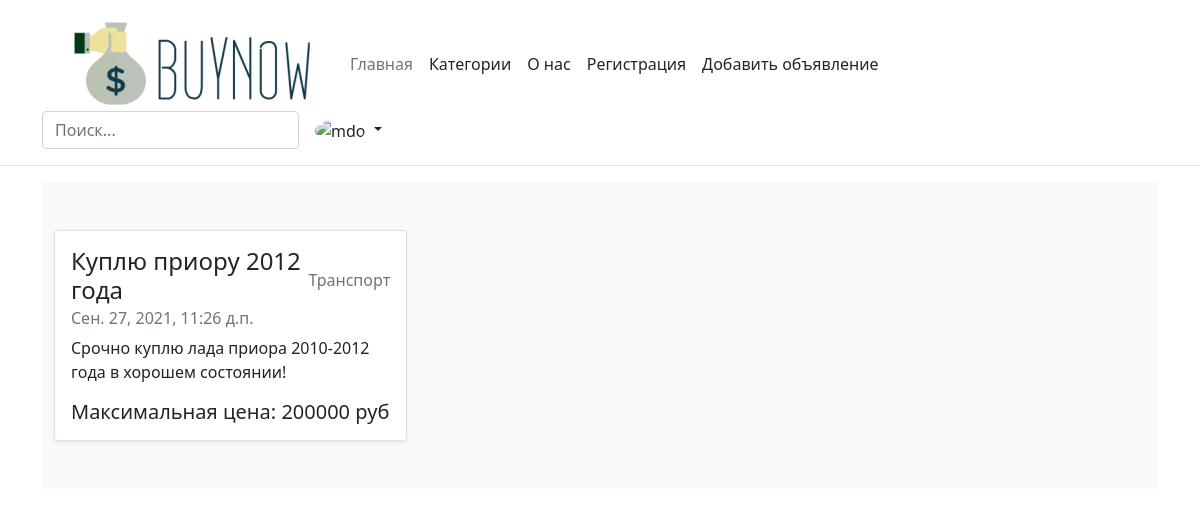
Before: /transport/ with the older database file.
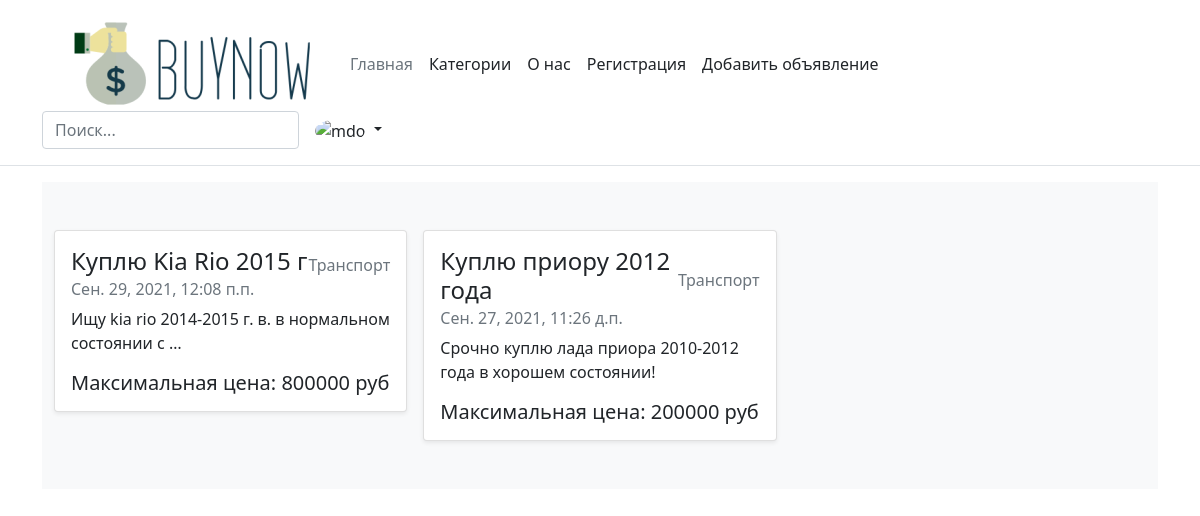
After: the same page with the newer database file.
### category_transport/models.py (models this page shows)
class Transport_Ad(Ad):
    category = 'Транспорт'
    brand = models.CharField('Марка', max_length=40)
    model = models.CharField('Модель', max_length=60)
    year = models.PositiveIntegerField('Год')
    class Meta:
        verbose_name = 'Транспорт'
        verbose_name_plural = 'Транспорт'

### category_transport/views.py (the view)
# urls.py: path('transport/', include('category_transport.urls')),
def transport(request):
    items = Transport_Ad.objects.order_by('-date')
    context = {'ads': items}
    return render(request, 'category_transport/transport_list.html', context)

### category_transport/templates/category_transport/transport_list.html (shortened to what this page needs)
{% extends 'ad/base.html' %}
{% block content %}
    {% include 'ad/list_view.html' %}
{% endblock %}

### ad/templates/ad/list_view.html
<div class="album py-5 bg-light">
    <div class="container">
      <div class="row row-cols-1 row-cols-sm-2 row-cols-md-3 g-3">
        {% for ad in ads %}
        <div class="col">
          <div class="card shadow-sm">
                <div class="card-body">
                  <div class="d-flex justify-content-between align-items-center">
                    <h4 class="card-title">{{ ad.title }}</h4>
                    <p class="card-text text-muted">{{ ad.category }}</p>
                  </div>
                      <h6 class="card-subtitle mb-2 text-muted">{{ ad.date }}</h6>
                    <p class="card-text" >{{ ad.text|truncatewords:10 }}</p>
                    <div class="d-flex justify-content-between align-items-center">
                        <h5 class="card-text">Максимальная цена: {{ ad.max_price }} руб</h5>
                    </div>
                </div>
          </div>
        </div>
        {% endfor %}
      </div>
    </div>
  </div>

Changed rows visible on the page:
added Transport_Ad: title "Куплю Kia Rio 2015 г", category "Транспорт", date "Сен. 29, 2021, 12:08 п.п.", text "Ищу kia rio 2014-2015 г. в. в нормальном состоянии с …", max_price "800000"
